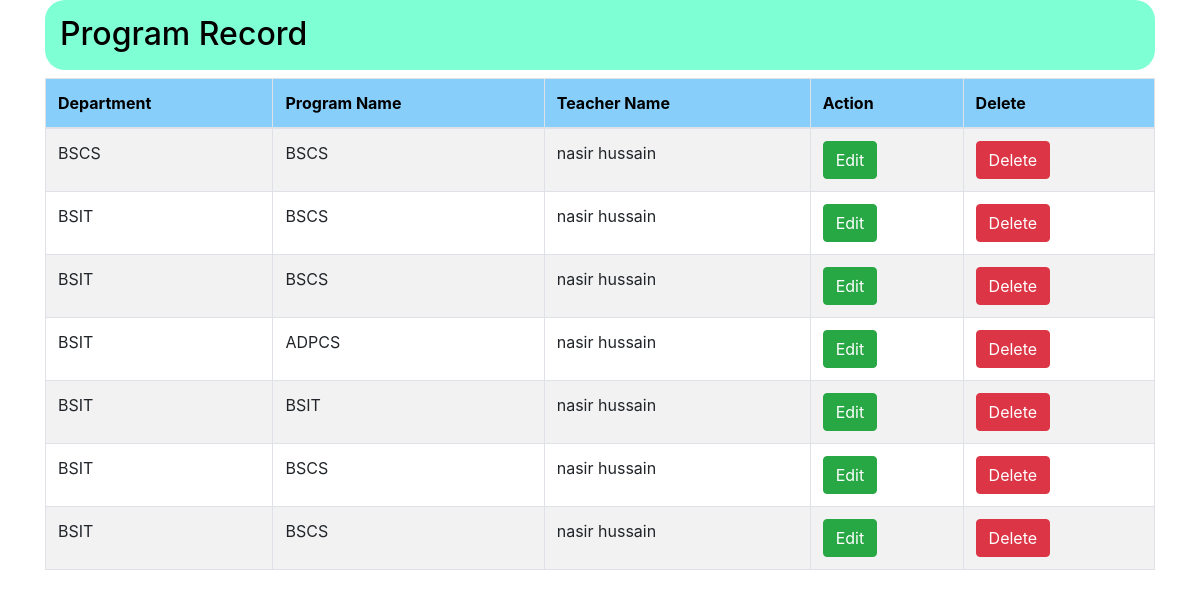
Page /programe-view.php on the committed database.
### tables this page shows
CREATE TABLE `add_programs` (
  `program_id` int(11) NOT NULL,
  `department_name` varchar(255) DEFAULT NULL,
  `program_name` varchar(255) DEFAULT NULL,
  `programe_teacher` varchar(255) DEFAULT NULL
);

### programe-view.php (the view, shortened to what this page needs)
<?php
$conn  = mysqli_connect("localhost", "root", "", "invoicemgsys1") or die("Connection Failed");
$query = "SELECT * from add_programs";
$result = mysqli_query($conn, $query) or die("Query failed");
?>
<!DOCTYPE html>
<html lang="en">
<head>
    <link rel="stylesheet" href="https://cdn.jsdelivr.net/npm/bootstrap@4.6.2/dist/css/bootstrap.min.css">
</head>
<body>
    <div class="container">
        <div class="row">
            <div class="col">
                <h2 class="container" style="height: 70px; border-radius: 20px; padding-top: 15px; padding-left: 15px; background-color: #7FFFD4; color: black;">
                    Program Record
                </h2>
            </div>
        </div>
    </div>
    <div class="container">
        <table class="table table-striped table-bordered">
            <thead>
                <tr>
                    <th scope="col" style="background-color: #87CEFA; color: black;">Department</th>
                    <th scope="col" style="background-color: #87CEFA; color: black;">Program Name</th>
                    <th scope="col" style="background-color: #87CEFA; color: black;">Teacher Name</th>
                    <th scope="col" style="background-color: #87CEFA; color: black;">Action</th>
                    <th scope="col" style="background-color: #87CEFA; color: black;">Delete</th>
                </tr>
            </thead>
            <tbody>
                <?php
                while ($row = mysqli_fetch_assoc($result)) {
                ?>
                    <tr>
                        <td><?php echo $row['department_name'] ?></td>
                        <td><?php echo $row['program_name'] ?></td>
                        <td><?php echo $row['programe_teacher'] ?></td>
                        <td><a href="program_edit.php?id=<?php echo $row['program_id']; ?>" class="btn btn-success">Edit</a></td>
                        <td><a href="program_delete.php?id=<?php echo $row['program_id']; ?>" class="btn btn-danger">Delete</a></td>
                    </tr>
                <?php  }  ?>
            </tbody>
        </table>
    </div>
</body>
</html>

### rows in the picture
add_programs: department_name "BSCS", program_name "BSCS", programe_teacher "nasir hussain"
add_programs: department_name "BSIT", program_name "BSCS", programe_teacher "nasir hussain"
add_programs: department_name "BSIT", program_name "BSCS", programe_teacher "nasir hussain"
add_programs: department_name "BSIT", program_name "ADPCS", programe_teacher "nasir hussain"
add_programs: department_name "BSIT", program_name "BSIT", programe_teacher "nasir hussain"
add_programs: department_name "BSIT", program_name "BSCS", programe_teacher "nasir hussain"
add_programs: department_name "BSIT", program_name "BSCS", programe_teacher "nasir hussain"
